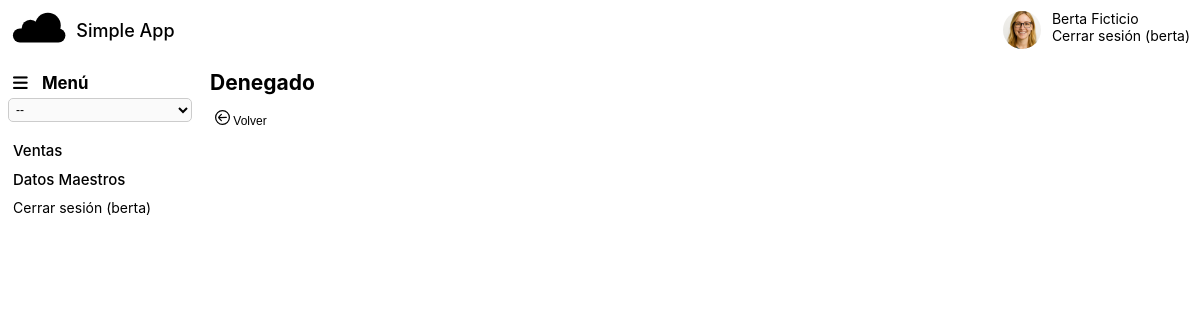
The app's page /index.php?controller=app_proceso_tramites (signed in) with its own data.
### tables this page shows
CREATE TABLE `usuarios` (
  `id` char(32) NOT NULL,
  `login` varchar(50) NOT NULL,
  `pwd` varchar(50) NOT NULL,
  `email` varchar(50) DEFAULT NULL,
  `nombre` varchar(50) DEFAULT NULL,
  `apellidos` varchar(50) DEFAULT NULL,
  `foto` varchar(255) DEFAULT NULL,
  PRIMARY KEY (`id`)
);

### html/database.php (called while the page is built, shortened)
<?php
include_once 'dbconfig.php';
$conn = get_DB();
function get_DB(){
	global $db_servername, $db_username, $db_password, $dbname, $conn;
	$dsn = 'mysql:host='.$db_servername.';dbname='.$dbname;
	try {
		$conn = new PDO($dsn, $db_username, $db_password);
		$conn->setAttribute(PDO::ATTR_ERRMODE, PDO::ERRMODE_EXCEPTION );
		return $conn;
	} catch (PDOException $e) {
		echo "Error en la conexi�n: " . $e->getMessage();
	}
}
function query1($sql,$params = []){
	global $conn;
	$consulta = $conn->prepare($sql);
	$consulta->execute($params);
	return  $consulta->fetch(PDO::FETCH_ASSOC);
}
function quote($txt, $type="text"){
	global $conn;
	if ($type == "text" || $type == "date")
		return $conn->quote($txt);
	else
		return $txt;
}

### html/classes/entity_manager.php (called while the page is built, shortened)
<?php
class EntityManager {
	public static $last_entity = [];
	public static function GetEntity($entidad) {
		if (isset(self::$last_entity[$entidad])) {
			return self::$last_entity[$entidad];
		}
		$data = query1("SELECT * FROM app_entities e WHERE e.entity = " . quote($entidad));
		self::$last_entity[$entidad] = $data;
		return $data;
	}
}

### html/index.php (the view, shortened to what this page needs)
<?php
include_once 'database.php';
include_once 'classes/entity_manager.php';
function print_menu(){
	include 'templates/menu.php';
	return ob_get_clean();
}
function print_company_selector(){
	$opt_list = SecurityManager::getUserCompanies($_SESSION['userid']);
	$html =  "<select id='company_selector' > ";
	$html .= '<option value="0" > -- </option>';
	foreach ($opt_list as $opt) {
		$selected = "";
		$html .= '<option value="' . $opt["id"] . '" ' . $selected . '>' . $opt["empresa"] . '</option>';
	}
	$html .= "</select>";
	return $html;
}
function show_user(){
	$user_data = query1("select * from usuarios where id=".quote($_SESSION['userid']));
	$container_start = '<div class="flex-rows" style="gap:10px">';
	$container_end = '</div>';
	$html_foto = "";
	if (!empty($user_data['foto'])){
		$html_foto = '<div style="height:40px;width:40px;border:solid 1px white;border-radius:50%;overflow:hidden;display:inline-block;">';
		$html_foto .= '<img  style="height:40px;width:40px;object-fit:cover;" src="'.$user_data['foto'].'" > </image>';
		$html_foto .= '</div>';
	}
	$html_nombre = '<div class="flex-columns" >';
	$html_nombre .= '<div><span>'.$user_data['nombre'].' '. $user_data['apellidos'] .'</span></div>';
	$html_nombre .= '<div><a href="logout.php"> Cerrar sesión ('.$user_data['login'] .') </a></div>';
	$html_nombre .= '</div>';
	echo $container_start. $html_foto . $html_nombre . $container_end;
}
function print_title_name(){
	$app_name = get_config('APP_NAME');
	$default_controller = get_config('DEFAULT_CONTROLLER');
	if (!empty($_GET)) {
		$controller = isset($_GET['controller']) ? $_GET['controller'] : $default_controller;
		$metadata = EntityManager::GetEntity($controller);
		$item = isset($_GET['item']) ? $_GET['item'] : '';
		if ($item != ""){
			return $metadata["singular_name"];
		}else {
			return $metadata["plural_name"];
		}
	}else {
		return $app_name;
	}
}
function print_main_form(){
	$default_controller = get_config('DEFAULT_CONTROLLER');
	$controller = $default_controller;
	if (!empty($_GET) && isset($_GET['controller'])) {
		$controller = isset($_GET['controller']) ? $_GET['controller'] : $default_controller;
	}else{
		$_GET['controller'] = $default_controller;
	}
	$metadata = EntityManager::GetEntity($controller);
	if ($metadata){
		$tipo = $metadata['tipo_entidad'];
		if ($tipo == "panel"){
			$_GET['new']= '00000000';
			include 'forms/edit_form.php';
		}else if ($tipo == "action"){
			$_GET['new']= '00000000';
			include 'forms/edit_form.php';
		}else if (isset($_GET['item']) || isset($_GET['new'])){
			include 'forms/edit_form.php';
		}else {
			include 'forms/list_form.php';
		}
	}else {
		include 'templates/denied.php';
	}
	return ob_get_clean();
}
include ('templates/main.php');

### html/templates/css/style.css (style rules this page uses)
* { box-sizing: border-box; }
html, body { height: 100%; margin: 0; padding: 0; font-size: 14px; color: var(--color-texto); scrollbar-width: thin; scrollbar-color: #eee #ddd; font-family: 'Inter',system-ui, sans-serif; }
.header a, .header span { text-decoration: none; color: var(--color-cabecera-texto); font-weight: normal; }
.app-logo .app_logo_nube { height:35px; width:auto; }
.flex-rows { display: flex; flex-direction: row; gap: 8px; }
.flex-columns { display: flex; flex-direction: column; height: 100%; }
.sidebar select { width:100%; font-size: 12px; }
input, select { border-radius: 5px; border: solid 1px #cccccc; padding: 3px; background-color: #fafafa; }

### records on screen
usuarios: foto (picture), nombre "Berta", apellidos "Ficticio", login "berta"

### other values on screen
print_app_name() "Simple App"
$areas['option'] "Ventas"
$areas['option'] "Datos Maestros"
$areas['option'] "Cerrar sesión (berta)"
